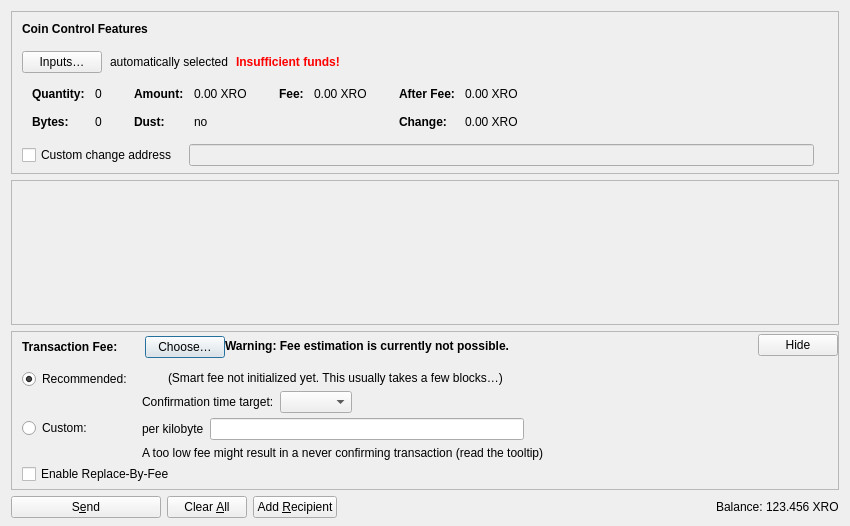
<?xml version="1.0" encoding="UTF-8"?>
<ui version="4.0">
 <class>SendCoinsDialog</class>
 <widget class="QDialog" name="SendCoinsDialog">
  <property name="geometry">
   <rect>
    <x>0</x>
    <y>0</y>
    <width>850</width>
    <height>526</height>
   </rect>
  </property>
  <property name="windowTitle">
   <string>Send Coins</string>
  </property>
  <layout class="QVBoxLayout" name="verticalLayout" stretch="0,1,0,0">
   <property name="bottomMargin">
    <number>8</number>
   </property>
   <item>
    <widget class="QFrame" name="frameCoinControl">
     <property name="sizePolicy">
      <sizepolicy hsizetype="Expanding" vsizetype="Expanding">
       <horstretch>0</horstretch>
       <verstretch>0</verstretch>
      </sizepolicy>
     </property>
     <property name="maximumSize">
      <size>
       <width>16777215</width>
       <height>16777215</height>
      </size>
     </property>
     <property name="frameShape">
      <enum>QFrame::StyledPanel</enum>
     </property>
     <property name="frameShadow">
      <enum>QFrame::Sunken</enum>
     </property>
     <layout class="QVBoxLayout" name="verticalLayoutCoinControl2">
      <property name="spacing">
       <number>0</number>
      </property>
      <property name="leftMargin">
       <number>0</number>
      </property>
      <property name="topMargin">
       <number>0</number>
      </property>
      <property name="rightMargin">
       <number>0</number>
      </property>
      <property name="bottomMargin">
       <number>6</number>
      </property>
      <item>
       <layout class="QVBoxLayout" name="verticalLayoutCoinControl" stretch="0,0,0,0,1">
        <property name="spacing">
         <number>0</number>
        </property>
        <property name="leftMargin">
         <number>10</number>
        </property>
        <property name="topMargin">
         <number>10</number>
        </property>
        <item>
         <layout class="QHBoxLayout" name="horizontalLayoutCoinControl1">
          <property name="bottomMargin">
           <number>15</number>
          </property>
          <item>
           <widget class="QLabel" name="labelCoinControlFeatures">
            <property name="sizePolicy">
             <sizepolicy hsizetype="Preferred" vsizetype="Maximum">
              <horstretch>0</horstretch>
              <verstretch>0</verstretch>
             </sizepolicy>
            </property>
            <property name="font">
             <font>
              <weight>75</weight>
              <bold>true</bold>
             </font>
            </property>
            <property name="styleSheet">
             <string notr="true">font-weight:bold;</string>
            </property>
            <property name="text">
             <string>Coin Control Features</string>
            </property>
           </widget>
          </item>
         </layout>
        </item>
        <item>
         <layout class="QHBoxLayout" name="horizontalLayoutCoinControl2" stretch="0,0,0,0">
          <property name="spacing">
           <number>8</number>
          </property>
          <property name="bottomMargin">
           <number>10</number>
          </property>
          <item>
           <widget class="QPushButton" name="pushButtonCoinControl">
            <property name="styleSheet">
             <string notr="true"/>
            </property>
            <property name="text">
             <string>Inputs…</string>
            </property>
            <property name="autoDefault">
             <bool>false</bool>
            </property>
           </widget>
          </item>
          <item>
           <widget class="QLabel" name="labelCoinControlAutomaticallySelected">
            <property name="text">
             <string>automatically selected</string>
            </property>
            <property name="margin">
             <number>5</number>
            </property>
           </widget>
          </item>
          <item>
           <widget class="QLabel" name="labelCoinControlInsuffFunds">
            <property name="font">
             <font>
              <weight>75</weight>
              <bold>true</bold>
             </font>
            </property>
            <property name="styleSheet">
             <string notr="true">color:red;font-weight:bold;</string>
            </property>
            <property name="text">
             <string>Insufficient funds!</string>
            </property>
            <property name="margin">
             <number>5</number>
            </property>
           </widget>
          </item>
          <item>
           <spacer name="horizontalSpacerCoinControl">
            <property name="orientation">
             <enum>Qt::Horizontal</enum>
            </property>
            <property name="sizeHint" stdset="0">
             <size>
              <width>40</width>
              <height>1</height>
             </size>
            </property>
           </spacer>
          </item>
         </layout>
        </item>
        <item>
         <widget class="QWidget" name="widgetCoinControl" native="true">
          <property name="sizePolicy">
           <sizepolicy hsizetype="Preferred" vsizetype="Preferred">
            <horstretch>0</horstretch>
            <verstretch>0</verstretch>
           </sizepolicy>
          </property>
          <property name="minimumSize">
           <size>
            <width>0</width>
            <height>0</height>
           </size>
          </property>
          <property name="styleSheet">
           <string notr="true"/>
          </property>
          <layout class="QHBoxLayout" name="horizontalLayoutCoinControl5">
           <property name="leftMargin">
            <number>0</number>
           </property>
           <property name="topMargin">
            <number>0</number>
           </property>
           <property name="rightMargin">
            <number>0</number>
           </property>
           <property name="bottomMargin">
            <number>0</number>
           </property>
           <item>
            <layout class="QHBoxLayout" name="horizontalLayoutCoinControl3" stretch="0,0,0,1">
             <property name="spacing">
              <number>20</number>
             </property>
             <property name="topMargin">
              <number>0</number>
             </property>
             <property name="bottomMargin">
              <number>10</number>
             </property>
             <item>
              <layout class="QFormLayout" name="formLayoutCoinControl1">
               <property name="horizontalSpacing">
                <number>10</number>
               </property>
               <property name="verticalSpacing">
                <number>14</number>
               </property>
               <property name="leftMargin">
                <number>10</number>
               </property>
               <property name="topMargin">
                <number>4</number>
               </property>
               <property name="rightMargin">
                <number>6</number>
               </property>
               <item row="0" column="0">
                <widget class="QLabel" name="labelCoinControlQuantityText">
                 <property name="font">
                  <font>
                   <weight>75</weight>
                   <bold>true</bold>
                  </font>
                 </property>
                 <property name="text">
                  <string>Quantity:</string>
                 </property>
                 <property name="margin">
                  <number>0</number>
                 </property>
                </widget>
               </item>
               <item row="0" column="1">
                <widget class="QLabel" name="labelCoinControlQuantity">
                 <property name="cursor">
                  <cursorShape>IBeamCursor</cursorShape>
                 </property>
                 <property name="contextMenuPolicy">
                  <enum>Qt::ActionsContextMenu</enum>
                 </property>
                 <property name="text">
                  <string notr="true">0</string>
                 </property>
                 <property name="margin">
                  <number>0</number>
                 </property>
                 <property name="textInteractionFlags">
                  <set>Qt::LinksAccessibleByMouse|Qt::TextSelectableByKeyboard|Qt::TextSelectableByMouse</set>
                 </property>
                </widget>
               </item>
               <item row="1" column="0">
                <widget class="QLabel" name="labelCoinControlBytesText">
                 <property name="font">
                  <font>
                   <weight>75</weight>
                   <bold>true</bold>
                  </font>
                 </property>
                 <property name="text">
                  <string>Bytes:</string>
                 </property>
                </widget>
               </item>
               <item row="1" column="1">
                <widget class="QLabel" name="labelCoinControlBytes">
                 <property name="cursor">
                  <cursorShape>IBeamCursor</cursorShape>
                 </property>
                 <property name="contextMenuPolicy">
                  <enum>Qt::ActionsContextMenu</enum>
                 </property>
                 <property name="text">
                  <string notr="true">0</string>
                 </property>
                 <property name="textInteractionFlags">
                  <set>Qt::LinksAccessibleByMouse|Qt::TextSelectableByKeyboard|Qt::TextSelectableByMouse</set>
                 </property>
                </widget>
               </item>
              </layout>
             </item>
             <item>
              <layout class="QFormLayout" name="formLayoutCoinControl2">
               <property name="horizontalSpacing">
                <number>10</number>
               </property>
               <property name="verticalSpacing">
                <number>14</number>
               </property>
               <property name="leftMargin">
                <number>6</number>
               </property>
               <property name="topMargin">
                <number>4</number>
               </property>
               <property name="rightMargin">
                <number>6</number>
               </property>
               <item row="0" column="0">
                <widget class="QLabel" name="labelCoinControlAmountText">
                 <property name="font">
                  <font>
                   <weight>75</weight>
                   <bold>true</bold>
                  </font>
                 </property>
                 <property name="text">
                  <string>Amount:</string>
                 </property>
                 <property name="margin">
                  <number>0</number>
                 </property>
                </widget>
               </item>
               <item row="0" column="1">
                <widget class="QLabel" name="labelCoinControlAmount">
                 <property name="cursor">
                  <cursorShape>IBeamCursor</cursorShape>
                 </property>
                 <property name="contextMenuPolicy">
                  <enum>Qt::ActionsContextMenu</enum>
                 </property>
                 <property name="text">
                  <string notr="true">0.00 XRO</string>
                 </property>
                 <property name="textInteractionFlags">
                  <set>Qt::LinksAccessibleByMouse|Qt::TextSelectableByKeyboard|Qt::TextSelectableByMouse</set>
                 </property>
                </widget>
               </item>
               <item row="1" column="0">
                <widget class="QLabel" name="labelCoinControlLowOutputText">
                 <property name="font">
                  <font>
                   <weight>75</weight>
                   <bold>true</bold>
                  </font>
                 </property>
                 <property name="text">
                  <string>Dust:</string>
                 </property>
                </widget>
               </item>
               <item row="1" column="1">
                <widget class="QLabel" name="labelCoinControlLowOutput">
                 <property name="cursor">
                  <cursorShape>IBeamCursor</cursorShape>
                 </property>
                 <property name="contextMenuPolicy">
                  <enum>Qt::ActionsContextMenu</enum>
                 </property>
                 <property name="text">
                  <string notr="true">no</string>
                 </property>
                 <property name="textInteractionFlags">
                  <set>Qt::LinksAccessibleByMouse|Qt::TextSelectableByKeyboard|Qt::TextSelectableByMouse</set>
                 </property>
                </widget>
               </item>
              </layout>
             </item>
             <item>
              <layout class="QFormLayout" name="formLayoutCoinControl3">
               <property name="horizontalSpacing">
                <number>10</number>
               </property>
               <property name="verticalSpacing">
                <number>14</number>
               </property>
               <property name="leftMargin">
                <number>6</number>
               </property>
               <property name="topMargin">
                <number>4</number>
               </property>
               <property name="rightMargin">
                <number>6</number>
               </property>
               <item row="0" column="0">
                <widget class="QLabel" name="labelCoinControlFeeText">
                 <property name="font">
                  <font>
                   <weight>75</weight>
                   <bold>true</bold>
                  </font>
                 </property>
                 <property name="text">
                  <string>Fee:</string>
                 </property>
                 <property name="margin">
                  <number>0</number>
                 </property>
                </widget>
               </item>
               <item row="0" column="1">
                <widget class="QLabel" name="labelCoinControlFee">
                 <property name="cursor">
                  <cursorShape>IBeamCursor</cursorShape>
                 </property>
                 <property name="contextMenuPolicy">
                  <enum>Qt::ActionsContextMenu</enum>
                 </property>
                 <property name="text">
                  <string notr="true">0.00 XRO</string>
                 </property>
                 <property name="textInteractionFlags">
                  <set>Qt::LinksAccessibleByMouse|Qt::TextSelectableByKeyboard|Qt::TextSelectableByMouse</set>
                 </property>
                </widget>
               </item>
              </layout>
             </item>
             <item>
              <layout class="QFormLayout" name="formLayoutCoinControl4">
               <property name="horizontalSpacing">
                <number>10</number>
               </property>
               <property name="verticalSpacing">
                <number>14</number>
               </property>
               <property name="leftMargin">
                <number>6</number>
               </property>
               <property name="topMargin">
                <number>4</number>
               </property>
               <property name="rightMargin">
                <number>6</number>
               </property>
               <item row="0" column="0">
                <widget class="QLabel" name="labelCoinControlAfterFeeText">
                 <property name="font">
                  <font>
                   <weight>75</weight>
                   <bold>true</bold>
                  </font>
                 </property>
                 <property name="text">
                  <string>After Fee:</string>
                 </property>
                 <property name="margin">
                  <number>0</number>
                 </property>
                </widget>
               </item>
               <item row="0" column="1">
                <widget class="QLabel" name="labelCoinControlAfterFee">
                 <property name="cursor">
                  <cursorShape>IBeamCursor</cursorShape>
                 </property>
                 <property name="contextMenuPolicy">
                  <enum>Qt::ActionsContextMenu</enum>
                 </property>
                 <property name="text">
                  <string notr="true">0.00 XRO</string>
                 </property>
                 <property name="textInteractionFlags">
                  <set>Qt::LinksAccessibleByMouse|Qt::TextSelectableByKeyboard|Qt::TextSelectableByMouse</set>
                 </property>
                </widget>
               </item>
               <item row="1" column="0">
                <widget class="QLabel" name="labelCoinControlChangeText">
                 <property name="font">
                  <font>
                   <weight>75</weight>
                   <bold>true</bold>
                  </font>
                 </property>
                 <property name="text">
                  <string>Change:</string>
                 </property>
                </widget>
               </item>
               <item row="1" column="1">
                <widget class="QLabel" name="labelCoinControlChange">
                 <property name="cursor">
                  <cursorShape>IBeamCursor</cursorShape>
                 </property>
                 <property name="contextMenuPolicy">
                  <enum>Qt::ActionsContextMenu</enum>
                 </property>
                 <property name="text">
                  <string notr="true">0.00 XRO</string>
                 </property>
                 <property name="textInteractionFlags">
                  <set>Qt::LinksAccessibleByMouse|Qt::TextSelectableByKeyboard|Qt::TextSelectableByMouse</set>
                 </property>
                </widget>
               </item>
              </layout>
             </item>
            </layout>
           </item>
          </layout>
         </widget>
        </item>
        <item>
         <layout class="QHBoxLayout" name="horizontalLayoutCoinControl4" stretch="0,0,0">
          <property name="spacing">
           <number>12</number>
          </property>
          <property name="sizeConstraint">
           <enum>QLayout::SetDefaultConstraint</enum>
          </property>
          <property name="topMargin">
           <number>5</number>
          </property>
          <property name="rightMargin">
           <number>5</number>
          </property>
          <item>
           <widget class="QCheckBox" name="checkBoxCoinControlChange">
            <property name="toolTip">
             <string>If this is activated, but the change address is empty or invalid, change will be sent to a newly generated address.</string>
            </property>
            <property name="text">
             <string>Custom change address</string>
            </property>
           </widget>
          </item>
          <item>
           <widget class="QValidatedLineEdit" name="lineEditCoinControlChange">
            <property name="enabled">
             <bool>false</bool>
            </property>
            <property name="sizePolicy">
             <sizepolicy hsizetype="Expanding" vsizetype="Fixed">
              <horstretch>0</horstretch>
              <verstretch>0</verstretch>
             </sizepolicy>
            </property>
           </widget>
          </item>
          <item>
           <widget class="QLabel" name="labelCoinControlChangeLabel">
            <property name="sizePolicy">
             <sizepolicy hsizetype="Preferred" vsizetype="Expanding">
              <horstretch>0</horstretch>
              <verstretch>0</verstretch>
             </sizepolicy>
            </property>
            <property name="minimumSize">
             <size>
              <width>0</width>
              <height>0</height>
             </size>
            </property>
            <property name="text">
             <string/>
            </property>
            <property name="margin">
             <number>3</number>
            </property>
           </widget>
          </item>
         </layout>
        </item>
        <item>
         <spacer name="verticalSpacerCoinControl">
          <property name="orientation">
           <enum>Qt::Vertical</enum>
          </property>
          <property name="sizeHint" stdset="0">
           <size>
            <width>800</width>
            <height>1</height>
           </size>
          </property>
         </spacer>
        </item>
       </layout>
      </item>
     </layout>
    </widget>
   </item>
   <item>
    <widget class="QScrollArea" name="scrollArea">
     <property name="widgetResizable">
      <bool>true</bool>
     </property>
     <widget class="QWidget" name="scrollAreaWidgetContents">
      <property name="geometry">
       <rect>
        <x>0</x>
        <y>0</y>
        <width>830</width>
        <height>104</height>
       </rect>
      </property>
      <layout class="QVBoxLayout" name="verticalLayout_2" stretch="0,1">
       <property name="leftMargin">
        <number>0</number>
       </property>
       <property name="topMargin">
        <number>0</number>
       </property>
       <property name="rightMargin">
        <number>0</number>
       </property>
       <property name="bottomMargin">
        <number>0</number>
       </property>
       <item>
        <layout class="QVBoxLayout" name="entries">
         <property name="spacing">
          <number>6</number>
         </property>
        </layout>
       </item>
       <item>
        <spacer name="verticalSpacer">
         <property name="orientation">
          <enum>Qt::Vertical</enum>
         </property>
         <property name="sizeHint" stdset="0">
          <size>
           <width>20</width>
           <height>40</height>
          </size>
         </property>
        </spacer>
       </item>
      </layout>
     </widget>
    </widget>
   </item>
   <item>
    <widget class="QFrame" name="frameFee">
     <property name="sizePolicy">
      <sizepolicy hsizetype="Expanding" vsizetype="Expanding">
       <horstretch>0</horstretch>
       <verstretch>0</verstretch>
      </sizepolicy>
     </property>
     <property name="maximumSize">
      <size>
       <width>16777215</width>
       <height>16777215</height>
      </size>
     </property>
     <property name="frameShape">
      <enum>QFrame::StyledPanel</enum>
     </property>
     <property name="frameShadow">
      <enum>QFrame::Sunken</enum>
     </property>
     <layout class="QVBoxLayout" name="verticalLayoutFee1">
      <property name="spacing">
       <number>0</number>
      </property>
      <property name="leftMargin">
       <number>0</number>
      </property>
      <property name="topMargin">
       <number>0</number>
      </property>
      <property name="rightMargin">
       <number>0</number>
      </property>
      <property name="bottomMargin">
       <number>0</number>
      </property>
      <item>
       <layout class="QVBoxLayout" name="verticalLayoutFee2" stretch="0,0,0">
        <property name="spacing">
         <number>0</number>
        </property>
        <property name="leftMargin">
         <number>10</number>
        </property>
        <property name="topMargin">
         <number>0</number>
        </property>
        <item>
         <layout class="QHBoxLayout" name="horizontalLayoutFee1">
          <property name="bottomMargin">
           <number>0</number>
          </property>
          <item>
           <layout class="QVBoxLayout" name="verticalLayoutFee7">
            <property name="spacing">
             <number>0</number>
            </property>
            <item>
             <spacer name="verticalSpacerSmartFee">
              <property name="orientation">
               <enum>Qt::Vertical</enum>
              </property>
              <property name="sizeType">
               <enum>QSizePolicy::Fixed</enum>
              </property>
              <property name="sizeHint" stdset="0">
               <size>
                <width>1</width>
                <height>4</height>
               </size>
              </property>
             </spacer>
            </item>
            <item>
             <layout class="QHBoxLayout" name="horizontalLayoutSmartFee">
              <property name="spacing">
               <number>10</number>
              </property>
              <item>
               <widget class="QLabel" name="labelFeeHeadline">
                <property name="sizePolicy">
                 <sizepolicy hsizetype="Preferred" vsizetype="Maximum">
                  <horstretch>0</horstretch>
                  <verstretch>0</verstretch>
                 </sizepolicy>
                </property>
                <property name="font">
                 <font>
                  <weight>75</weight>
                  <bold>true</bold>
                 </font>
                </property>
                <property name="styleSheet">
                 <string notr="true">font-weight:bold;</string>
                </property>
                <property name="text">
                 <string>Transaction Fee:</string>
                </property>
               </widget>
              </item>
              <item>
               <widget class="QLabel" name="labelFeeMinimized">
                <property name="text">
                 <string/>
                </property>
               </widget>
              </item>
              <item>
               <widget class="QPushButton" name="buttonChooseFee">
                <property name="text">
                 <string>Choose…</string>
                </property>
               </widget>
              </item>
             </layout>
            </item>
            <item>
             <spacer name="verticalSpacer_5">
              <property name="orientation">
               <enum>Qt::Vertical</enum>
              </property>
              <property name="sizeHint" stdset="0">
               <size>
                <width>1</width>
                <height>1</height>
               </size>
              </property>
             </spacer>
            </item>
           </layout>
          </item>
          <item>
           <widget class="QLabel" name="fallbackFeeWarningLabel">
            <property name="toolTip">
             <string>Using the fallbackfee can result in sending a transaction that will take several hours or days (or never) to confirm. Consider choosing your fee manually or wait until you have validated the complete chain.</string>
            </property>
            <property name="font">
            <font>
                <weight>75</weight>
                <bold>true</bold>
            </font>
            </property>
            <property name="text">
             <string>Warning: Fee estimation is currently not possible.</string>
            </property>
            <property name="wordWrap">
             <bool>false</bool>
            </property>
           </widget>
          </item>
          <item>
           <spacer name="horizontalSpacer_4">
            <property name="orientation">
             <enum>Qt::Horizontal</enum>
            </property>
            <property name="sizeType">
             <enum>QSizePolicy::MinimumExpanding</enum>
            </property>
            <property name="sizeHint" stdset="0">
             <size>
              <width>40</width>
              <height>20</height>
             </size>
            </property>
           </spacer>
          </item>
          <item>
           <widget class="QPushButton" name="buttonMinimizeFee">
            <property name="toolTip">
             <string>Hide transaction fee settings</string>
            </property>
            <property name="text">
             <string>Hide</string>
            </property>
           </widget>
          </item>
         </layout>
        </item>
        <item>
         <widget class="QFrame" name="frameFeeSelection">
          <layout class="QVBoxLayout" name="verticalLayoutFee12">
           <property name="spacing">
            <number>0</number>
           </property>
           <property name="leftMargin">
            <number>0</number>
           </property>
           <property name="topMargin">
            <number>0</number>
           </property>
           <property name="rightMargin">
            <number>0</number>
           </property>
           <property name="bottomMargin">
            <number>0</number>
           </property>
           <item>
            <layout class="QGridLayout" name="gridLayoutFee">
             <property name="topMargin">
              <number>10</number>
             </property>
             <property name="bottomMargin">
              <number>4</number>
             </property>
             <property name="horizontalSpacing">
              <number>10</number>
             </property>
             <property name="verticalSpacing">
              <number>4</number>
             </property>
             <item row="1" column="1">
              <layout class="QVBoxLayout" name="verticalLayoutFee8">
               <property name="spacing">
                <number>6</number>
               </property>
               <item>
                <layout class="QHBoxLayout" name="horizontalLayoutFee13">
                 <item>
                  <widget class="QLabel" name="labelCustomPerKilobyte">
                   <property name="toolTip">
                    <string>Specify a custom fee per kB (1,000 bytes) of the transaction's virtual size.

Note:  Since the fee is calculated on a per-byte basis, a fee rate of "100 satoshis per kvB" for a transaction size of 500 virtual bytes (half of 1 kvB) would ultimately yield a fee of only 50 satoshis.</string>
                   </property>
                   <property name="text">
                    <string>per kilobyte</string>
                   </property>
                  </widget>
                 </item>
                 <item>
                  <widget class="XeroAmountField" name="customFee"/>
                 </item>
                 <item>
                  <spacer name="horizontalSpacer_6">
                   <property name="orientation">
                    <enum>Qt::Horizontal</enum>
                   </property>
                   <property name="sizeHint" stdset="0">
                    <size>
                     <width>1</width>
                     <height>1</height>
                    </size>
                   </property>
                  </spacer>
                 </item>
                </layout>
               </item>
               <item>
                <layout class="QHBoxLayout" name="horizontalLayoutFee8">
                 <item>
                  <widget class="QLabel" name="labelCustomFeeWarning">
                   <property name="enabled">
                    <bool>true</bool>
                   </property>
                   <property name="toolTip">
                    <string>When there is less transaction volume than space in the blocks, miners as well as relaying nodes may enforce a minimum fee. Paying only this minimum fee is just fine, but be aware that this can result in a never confirming transaction once there is more demand for xero transactions than the network can process.</string>
                   </property>
                   <property name="text">
                    <string>A too low fee might result in a never confirming transaction (read the tooltip)</string>
                   </property>
                  </widget>
                 </item>
                 <item>
                  <spacer name="horizontalSpacer_2">
                   <property name="orientation">
                    <enum>Qt::Horizontal</enum>
                   </property>
                   <property name="sizeHint" stdset="0">
                    <size>
                     <width>1</width>
                     <height>1</height>
                    </size>
                   </property>
                  </spacer>
                 </item>
                </layout>
               </item>
              </layout>
             </item>
             <item row="0" column="0">
              <layout class="QVBoxLayout" name="verticalLayoutFee4" stretch="0,1">
               <item>
                <widget class="QRadioButton" name="radioSmartFee">
                 <property name="text">
                  <string>Recommended:</string>
                 </property>
                 <property name="checked">
                  <bool>true</bool>
                 </property>
                 <attribute name="buttonGroup">
                  <string notr="true">groupFee</string>
                 </attribute>
                </widget>
               </item>
               <item>
                <spacer name="verticalSpacer_2">
                 <property name="orientation">
                  <enum>Qt::Vertical</enum>
                 </property>
                 <property name="sizeHint" stdset="0">
                  <size>
                   <width>1</width>
                   <height>1</height>
                  </size>
                 </property>
                </spacer>
               </item>
              </layout>
             </item>
             <item row="1" column="0">
              <layout class="QVBoxLayout" name="verticalLayoutFee9" stretch="0,1">
               <item>
                <widget class="QRadioButton" name="radioCustomFee">
                 <property name="text">
                  <string>Custom:</string>
                 </property>
                 <attribute name="buttonGroup">
                  <string notr="true">groupFee</string>
                 </attribute>
                </widget>
               </item>
               <item>
                <spacer name="verticalSpacer_6">
                 <property name="orientation">
                  <enum>Qt::Vertical</enum>
                 </property>
                 <property name="sizeHint" stdset="0">
                  <size>
                   <width>1</width>
                   <height>1</height>
                  </size>
                 </property>
                </spacer>
               </item>
              </layout>
             </item>
             <item row="0" column="1">
              <layout class="QVBoxLayout" name="verticalLayoutFee3" stretch="0,0,1">
               <property name="spacing">
                <number>6</number>
               </property>
               <property name="topMargin">
                <number>2</number>
               </property>
               <item>
                <layout class="QHBoxLayout" name="horizontalLayoutFee12">
                 <item>
                  <widget class="QLabel" name="labelSmartFee">
                   <property name="text">
                    <string/>
                   </property>
                  </widget>
                 </item>
                 <item>
                  <widget class="QLabel" name="labelFeeEstimation">
                   <property name="text">
                    <string/>
                   </property>
                  </widget>
                 </item>
                 <item>
                  <widget class="QLabel" name="labelSmartFee2">
                   <property name="text">
                    <string>(Smart fee not initialized yet. This usually takes a few blocks…)</string>
                   </property>
                  </widget>
                 </item>
                 <item>
                  <spacer name="horizontalSpacer_5">
                   <property name="orientation">
                    <enum>Qt::Horizontal</enum>
                   </property>
                   <property name="sizeHint" stdset="0">
                    <size>
                     <width>1</width>
                     <height>1</height>
                    </size>
                   </property>
                  </spacer>
                 </item>
                </layout>
               </item>
               <item>
                <layout class="QHBoxLayout" name="horizontalLayoutFee9">
                 <item>
                  <layout class="QVBoxLayout" name="verticalLayoutFee6">
                   <item>
                    <widget class="QLabel" name="labelSmartFee3">
                     <property name="text">
                      <string>Confirmation time target:</string>
                     </property>
                    </widget>
                   </item>
                  </layout>
                 </item>
                 <item>
                  <layout class="QVBoxLayout" name="verticalLayoutFee5">
                   <property name="rightMargin">
                    <number>30</number>
                   </property>
                   <item>
                    <layout class="QHBoxLayout" name="horizontalLayoutConfTarget">
                     <property name="bottomMargin">
                      <number>0</number>
                     </property>
                     <item>
                      <widget class="QComboBox" name="confTargetSelector"/>
                     </item>
                     <item>
                      <spacer name="horizontalSpacerConfTarget">
                       <property name="orientation">
                        <enum>Qt::Horizontal</enum>
                       </property>
                       <property name="sizeHint" stdset="0">
                        <size>
                         <width>40</width>
                         <height>20</height>
                        </size>
                       </property>
                      </spacer>
                     </item>
                    </layout>
                   </item>
                  </layout>
                 </item>
                </layout>
               </item>
               <item>
                <spacer name="verticalSpacer_4">
                 <property name="orientation">
                  <enum>Qt::Vertical</enum>
                 </property>
                 <property name="sizeHint" stdset="0">
                  <size>
                   <width>1</width>
                   <height>1</height>
                  </size>
                 </property>
                </spacer>
               </item>
              </layout>
             </item>
            </layout>
           </item>
           <item>
            <widget class="QCheckBox" name="optInRBF">
             <property name="text">
              <string>Enable Replace-By-Fee</string>
             </property>
             <property name="toolTip">
              <string>With Replace-By-Fee (BIP-125) you can increase a transaction's fee after it is sent. Without this, a higher fee may be recommended to compensate for increased transaction delay risk.</string>
             </property>
            </widget>
           </item>
          </layout>
         </widget>
        </item>
        <item>
         <spacer name="verticalSpacerFee">
          <property name="orientation">
           <enum>Qt::Vertical</enum>
          </property>
          <property name="sizeHint" stdset="0">
           <size>
            <width>40</width>
            <height>5</height>
           </size>
          </property>
         </spacer>
        </item>
       </layout>
      </item>
     </layout>
    </widget>
   </item>
   <item>
    <layout class="QHBoxLayout" name="horizontalLayout">
     <item>
      <widget class="QPushButton" name="sendButton">
       <property name="minimumSize">
        <size>
         <width>150</width>
         <height>0</height>
        </size>
       </property>
       <property name="toolTip">
        <string>Confirm the send action</string>
       </property>
       <property name="text">
        <string>S&amp;end</string>
       </property>
       <property name="icon">
        <iconset resource="../xero.qrc">
         <normaloff>:/icons/send</normaloff>:/icons/send</iconset>
       </property>
       <property name="autoDefault">
        <bool>false</bool>
       </property>
       <property name="default">
        <bool>false</bool>
       </property>
      </widget>
     </item>
     <item>
      <widget class="QPushButton" name="clearButton">
       <property name="sizePolicy">
        <sizepolicy hsizetype="Minimum" vsizetype="Fixed">
         <horstretch>0</horstretch>
         <verstretch>0</verstretch>
        </sizepolicy>
       </property>
       <property name="toolTip">
        <string>Clear all fields of the form.</string>
       </property>
       <property name="text">
        <string>Clear &amp;All</string>
       </property>
       <property name="icon">
        <iconset resource="../xero.qrc">
         <normaloff>:/icons/remove</normaloff>:/icons/remove</iconset>
       </property>
       <property name="autoDefault">
        <bool>false</bool>
       </property>
      </widget>
     </item>
     <item>
      <widget class="QPushButton" name="addButton">
       <property name="toolTip">
        <string>Send to multiple recipients at once</string>
       </property>
       <property name="text">
        <string>Add &amp;Recipient</string>
       </property>
       <property name="icon">
        <iconset resource="../xero.qrc">
         <normaloff>:/icons/add</normaloff>:/icons/add</iconset>
       </property>
       <property name="autoDefault">
        <bool>false</bool>
       </property>
      </widget>
     </item>
     <item>
      <spacer name="horizontalSpacer">
       <property name="orientation">
        <enum>Qt::Horizontal</enum>
       </property>
       <property name="sizeHint" stdset="0">
        <size>
         <width>40</width>
         <height>20</height>
        </size>
       </property>
      </spacer>
     </item>
     <item>
      <layout class="QHBoxLayout" name="horizontalLayout_2">
       <property name="spacing">
        <number>3</number>
       </property>
       <item>
        <widget class="QLabel" name="labelBalanceName">
         <property name="sizePolicy">
          <sizepolicy hsizetype="Preferred" vsizetype="Fixed">
           <horstretch>0</horstretch>
           <verstretch>0</verstretch>
          </sizepolicy>
         </property>
         <property name="text">
          <string>Balance:</string>
         </property>
        </widget>
       </item>
       <item>
        <widget class="QLabel" name="labelBalance">
         <property name="sizePolicy">
          <sizepolicy hsizetype="Preferred" vsizetype="Fixed">
           <horstretch>0</horstretch>
           <verstretch>0</verstretch>
          </sizepolicy>
         </property>
         <property name="cursor">
          <cursorShape>IBeamCursor</cursorShape>
         </property>
         <property name="text">
          <string notr="true">123.456 XRO</string>
         </property>
         <property name="textInteractionFlags">
          <set>Qt::LinksAccessibleByMouse|Qt::TextSelectableByKeyboard|Qt::TextSelectableByMouse</set>
         </property>
        </widget>
       </item>
      </layout>
     </item>
    </layout>
   </item>
  </layout>
 </widget>
 <customwidgets>
  <customwidget>
   <class>QValidatedLineEdit</class>
   <extends>QLineEdit</extends>
   <header>qt/qvalidatedlineedit.h</header>
  </customwidget>
  <customwidget>
   <class>XeroAmountField</class>
   <extends>QLineEdit</extends>
   <header>qt/xeroamountfield.h</header>
   <container>1</container>
  </customwidget>
 </customwidgets>
 <resources>
  <include location="../xero.qrc"/>
 </resources>
 <connections/>
 <buttongroups>
  <buttongroup name="groupFee"/>
 </buttongroups>
</ui>
